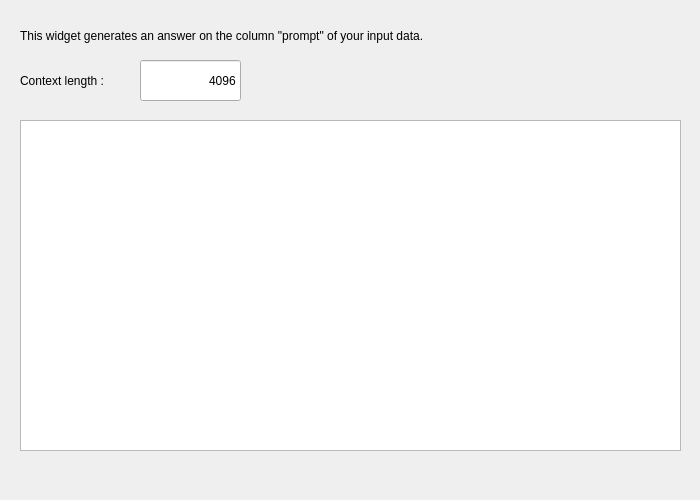
<?xml version="1.0" encoding="UTF-8"?>
<ui version="4.0">
 <class>Form</class>
 <widget class="QWidget" name="Form">
  <property name="geometry">
   <rect>
    <x>0</x>
    <y>0</y>
    <width>700</width>
    <height>500</height>
   </rect>
  </property>
  <property name="windowTitle">
   <string>Form</string>
  </property>
  <widget class="QLabel" name="label">
   <property name="geometry">
    <rect>
     <x>20</x>
     <y>70</y>
     <width>121</width>
     <height>21</height>
    </rect>
   </property>
   <property name="text">
    <string>Context length :</string>
   </property>
  </widget>
  <widget class="QLineEdit" name="lineEdit">
   <property name="geometry">
    <rect>
     <x>140</x>
     <y>60</y>
     <width>101</width>
     <height>41</height>
    </rect>
   </property>
   <property name="text">
    <string>4096</string>
   </property>
   <property name="alignment">
    <set>Qt::AlignRight|Qt::AlignTrailing|Qt::AlignVCenter</set>
   </property>
  </widget>
  <widget class="QLabel" name="Description">
   <property name="geometry">
    <rect>
     <x>20</x>
     <y>10</y>
     <width>551</width>
     <height>51</height>
    </rect>
   </property>
   <property name="text">
    <string>This widget generates an answer on the column &quot;prompt&quot; of your input data.</string>
   </property>
   <property name="textFormat">
    <enum>Qt::AutoText</enum>
   </property>
   <property name="alignment">
    <set>Qt::AlignLeading|Qt::AlignLeft|Qt::AlignVCenter</set>
   </property>
   <property name="wordWrap">
    <bool>true</bool>
   </property>
  </widget>
  <widget class="QTextBrowser" name="textBrowser">
   <property name="geometry">
    <rect>
     <x>20</x>
     <y>120</y>
     <width>661</width>
     <height>331</height>
    </rect>
   </property>
  </widget>
 </widget>
 <resources/>
 <connections/>
</ui>
